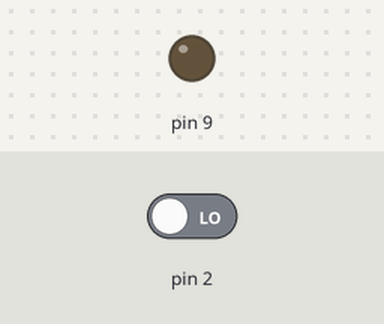
This sketch was run on a simulated Arduino Uno, built with avr-gcc and run on an emulated ATmega328P. Parts: output pins drawn as LEDs (lit = HIGH). The test bench sets the inputs (shaded band); at power-on: pin 2 LOW.

Above: at 1.2 s.
1.3 s: pin 2 driven HIGH
At 2.0 s:
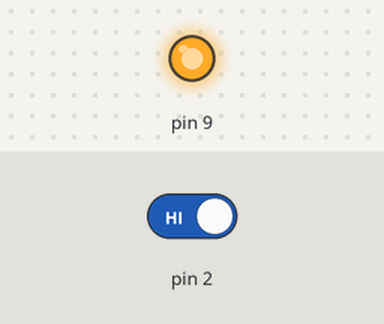
2.8 s: pin 2 driven LOW
At 5.5 s:
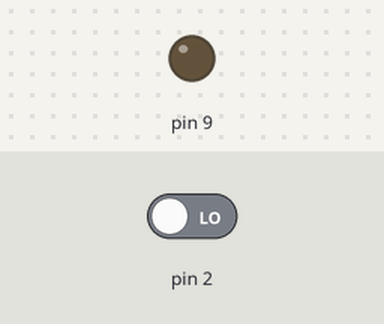
Timing chart, 0 to 7.0 s (numbered marks = the images above; inputs shaded):
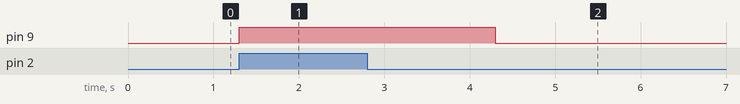

Measured:
- after the input at 1.3 s, pin 9: LOW → HIGH at once
- after the input at 2.8 s, pin 9: HIGH → LOW after 1.5 s

The sketch:

ex6.ino
```cpp
void setup() {
  // put your setup code here, to run once:
 pinMode(9, OUTPUT);
 pinMode(2, INPUT);
}

void loop() {
  // put your main code here, to run repeatedly:
  if (digitalRead(2) == HIGH){
    digitalWrite(9, HIGH);
    delay(3000);
  } else {
    digitalWrite(9, LOW);
  }
}
```
